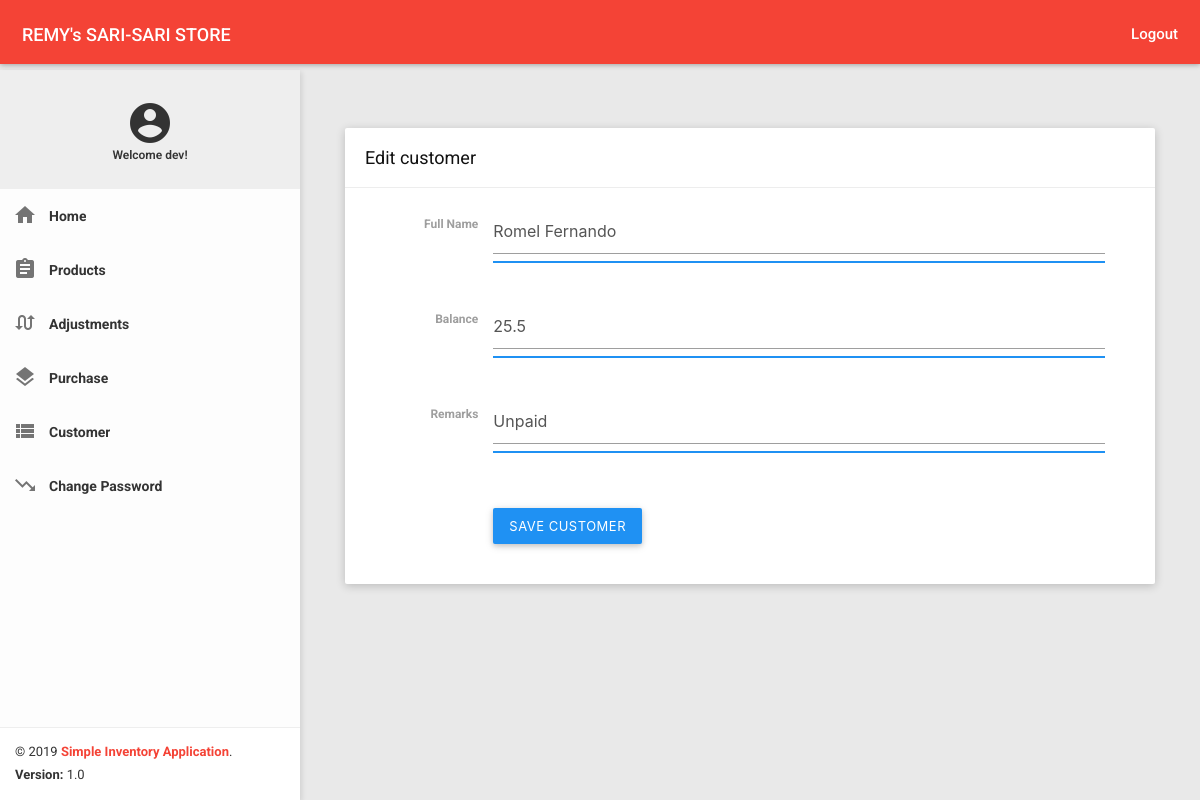
Screenshot of /edit_customer/1 (signed in) with the database file from the repository.
### app.py (models this page shows, shortened)
class User(db.Model, UserMixin):
    __tablename__ = 'user'
    id = db.Column(db.Integer, primary_key=True)
    username = db.Column(db.String(10), unique=True)
    password = db.Column(db.String(200))

class Customer(db.Model):
    __tablename__ = 'customer'
    id = db.Column(db.Integer, primary_key=True)
    fullname = db.Column(db.String(50))
    balance = db.Column(db.Float)
    remarks = db.Column(db.String(50))

### app.py (the view, shortened to what this page needs)
@app.route('/edit_customer/<string:id>', methods=['POST', 'GET'])
@login_required
def edit_customer(id):
    message, css_class, fullname, balance, remarks = ('', '', '', '', '')
    edit_customer = Customer.query.filter_by(id=id).first_or_404()
    if edit_customer:
        if request.method == 'GET':
            fullname, balance, remarks = edit_customer.fullname, edit_customer.balance, edit_customer.remarks
            return render_template('edit_customer.html', **locals())

### app.py (called while the page is built)
@login_manager.user_loader
def load_user(user_id):
    return User.query.get(int(user_id))

### templates/edit_customer.html (shortened to what this page needs)
﻿{% extends 'base.html' %}
{% block customcss %}
    <link href="../static/all-themes.css" rel="stylesheet">
{% endblock %}
{% set bodyclass = 'theme-red' %}
{% block content %}
    {% include './includes/nav.html' %}
    <section class="content">
        <div class="container-fluid">
            <div class="row clearfix">
                <div class="col-lg-12 col-md-12 col-sm-12 col-xs-12">
                    <div class="card">
                        <div class="header">
                            <h2>
                                Edit customer
                            </h2>
                        </div>
                        <div class="body">
                            <form class="form-horizontal" method="POST" action="">
                                <div class="row clearfix">
                                    <div class="col-lg-2 col-md-2 col-sm-4 col-xs-5 form-control-label">
                                        <label for="email_address_2">Full Name</label>
                                    </div>
                                    <div class="col-lg-10 col-md-10 col-sm-8 col-xs-7">
                                        <div class="form-group">
                                            <div class="form-line">
                                                <input type="text" name="fullname" class="form-control" value="{{ fullname }}">
                                            </div>
                                        </div>
                                    </div>
                                </div>
                                <div class="row clearfix">
                                    <div class="col-lg-2 col-md-2 col-sm-4 col-xs-5 form-control-label">
                                        <label for="email_address_2">Balance</label>
                                    </div>
                                    <div class="col-lg-10 col-md-10 col-sm-8 col-xs-7">
                                        <div class="form-group">
                                            <div class="form-line">
                                                <input type="text" name="balance" class="form-control" value="{{ balance }}">
                                            </div>
                                        </div>
                                    </div>
                                </div>
                                <div class="row clearfix">
                                    <div class="col-lg-2 col-md-2 col-sm-4 col-xs-5 form-control-label">
                                        <label for="email_address_2">Remarks</label>
                                    </div>
                                    <div class="col-lg-10 col-md-10 col-sm-8 col-xs-7">
                                        <div class="form-group">
                                            <div class="form-line">
                                                <input type="text" name="remarks" class="form-control" value="{{ remarks }}">
                                            </div>
                                        </div>
                                    </div>
                                </div>
                                <div class="row clearfix">
                                    <div class="col-lg-offset-2 col-md-offset-2 col-sm-offset-4 col-xs-offset-5">
                                        <button type="submit" class="btn btn-primary m-t-15 waves-effect">Save Customer</button>
                                    </div>
                                </div>
                            </form>
                        </div>
                    </div>
                </div>
            </div>
        </div>
    </section>
{% endblock %}

### templates/includes/nav.html (shortened to what this page needs)
    <nav class="navbar">
        <div class="container-fluid">
            <div class="navbar-header">
                <a class="navbar-brand" href="/home"><strong>REMY's SARI-SARI STORE</strong></a>
            </div>
            <div class="collapse navbar-collapse" id="navbar-collapse">
                <ul class="nav navbar-nav navbar-right">
                    <li><a href="/logout" class="js-search" data-close="true"><strong>Logout</strong></a></li>
                </ul>
            </div>
        </div>
    </nav>
    <section>
        <aside id="leftsidebar" class="sidebar">
            <div class="menu">
                <ul class="list">
                    <li class="header align-center">
                        <br>
                        <div class="demo-google-material-icon"> <i class="material-icons md-48">account_circle</i></div>
                        <span class="icon-name">
                            Welcome {{ current_user.username }}!
                        </span>
                        <br> <br>
                    </li>
                    <li>
                        <a href="/home">
                            <i class="material-icons">home</i>
                            <span>Home</span>
                        </a>
                    </li>
                    <li>
                        <a href="/products">
                            <i class="material-icons">assignment</i>
                            <span>Products</span>
                        </a>
                    </li>
                    <li>
                        <a href="/adjustment">
                            <i class="material-icons">swap_calls</i>
                            <span>Adjustments</span>
                        </a>
                    </li>
                    <li>
                        <a href="/purchase">
                            <i class="material-icons">layers</i>
                            <span>Purchase</span>
                        </a>
                    </li>
                    <li>
                        <a href="/customers">
                            <i class="material-icons">view_list</i>
                            <span>Customer</span>
                        </a>
                    </li>
                    <li>
                        <a href="/changepassword">
                            <i class="material-icons">trending_down</i>
                            <span>Change Password</span>
                        </a>
                    </li>
                </ul>
            </div>
            <div class="legal">
                <div class="copyright">
                    &copy; 2019 <a href="javascript:void(0);">Simple Inventory Application</a>.
                </div>
                <div class="version">
                    <b>Version: </b> 1.0
                </div>
            </div>
        </aside>
    </section>

### static/waves.css (style rules this page uses)
.waves-effect { position: relative; cursor: pointer; display: inline-block; overflow: hidden; -webkit-user-select: none; -moz-user-select: none; -ms-user-select: none; user-select: none; -webkit-tap-highlight-color: transparent; }
.waves-block { display: block; }

### static/all-themes.css (style rules this page uses)
.theme-red .navbar-brand { color: #fff; }
.theme-red .nav > li > a { color: #fff; }
.theme-red .sidebar .legal { background-color: #fff; }
.theme-red .sidebar .legal .copyright a { color: #F44336 !important; }

### rows the page displays
User: username "dev"
Customer: fullname "Romel Fernando", balance "25.5", remarks "Unpaid"
